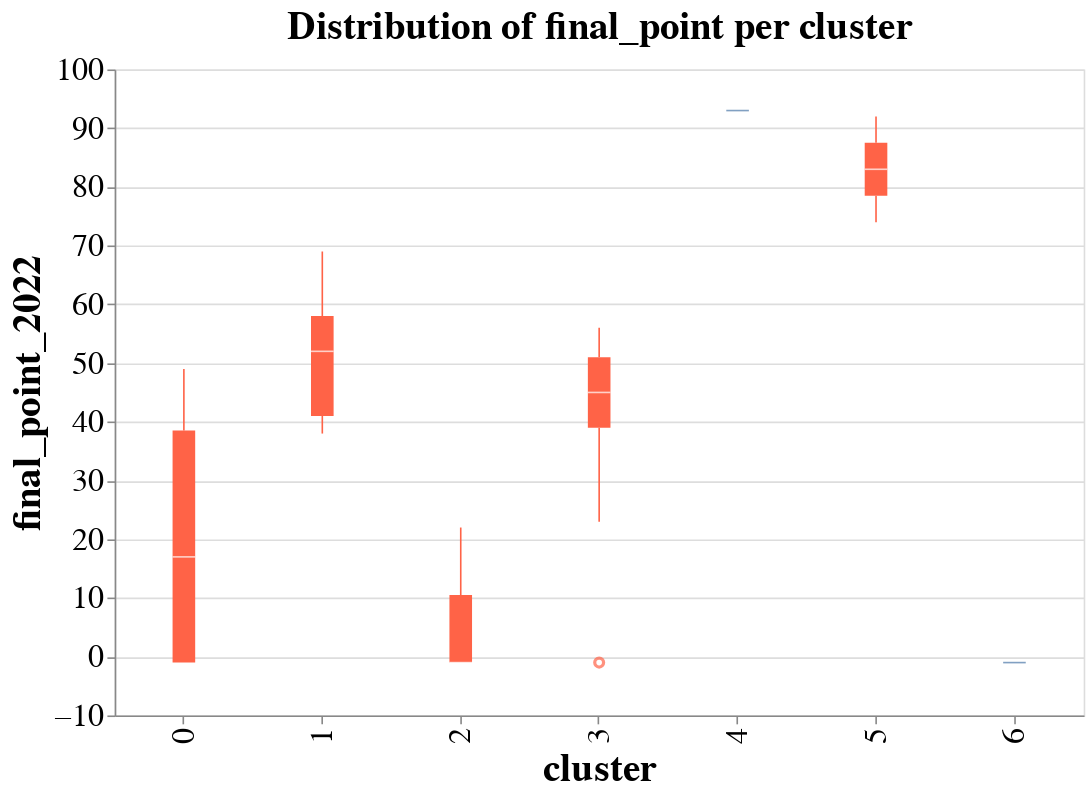

The cell this chart's notebook holds for it:
### Code cell
# to plot the final points distribution per cluster
alt.Chart(df_to_viz).mark_boxplot(color="tomato").encode(
    x=alt.X('cluster:N'),
    y=alt.Y('final_point_2022:Q', scale=alt.Scale(zero=False))
).properties(
    width=600,
    height=400,
    title="Distribution of final_point per cluster"
).configure_title(
        fontSize=24,
).configure_axis(
    labelFontSize=20,
    titleFontSize=24,
).configure_text(
    fontSize=20
)

### Figure 1 — Vega-Lite specification as saved in the notebook (floating-point values rounded to 4 significant figures)
{"config": {"view": {"continuousWidth": 300, "continuousHeight": 300}, "axis": {"labelFontSize": 20, "titleFontSize": 24}, "text": {"fontSize": 20}, "title": {"fontSize": 24}}, "data": {"name": "data-8d40f877109c90dff02027c3a618ff3c"}, "mark": {"type": "boxplot", "color": "tomato"}, "encoding": {"x": {"field": "cluster", "type": "nominal"}, "y": {"field": "final_point_2022", "scale": {"zero": false}, "type": "quantitative"}}, "height": 400, "title": "Distribution of final_point per cluster", "width": 600, "$schema": "https://vega.github.io/schema/vega-lite/v5.8.0.json", "datasets": {"data-8d40f877109c90dff02027c3a618ff3c": [{"Team": "Arsenal", "index": 0, "Poss": 56.7, "Gls": 62.75, "Ast": 46.5, "PrgC": 839.0, "PrgP": 1874.0, "Gls_Conceded": 46.0, "Ast_Conceded": 31.25, "PrgC_Conceded": 670.8, "PrgP_Conceded": 1253.0, "cluster": 1, "cluster 0": 0, "cluster 1": 1, "cluster 2": 0, "cluster 3": 0, "cluster 4": 0, "cluster 5": 0, "cluster 6": 0, "final_standing_2022": 5.0, "final_point_2022": 69.0, "champions": 0.0, "europa": 1.0, "europa_conference": 0.0, "relegation": 0.0, "tournament_type": "EUROPA League"}, {"Team": "Aston Villa", "index": 1, "Poss": 46.3, "Gls": 46.0, "Ast": 35.0, "PrgC": 634.0, "PrgP": 1334.0, "Gls_Conceded": 55.5, "Ast_Conceded": 37.0, "PrgC_Conceded": 782.0, "PrgP_Conceded": 1686.0, "cluster": 3, "cluster 0": 0, "cluster 1": 0, "cluster 2": 0, "cluster 3": 1, "cluster 4": 0, "cluster 5": 0, "cluster 6": 0, "final_standing_2022": 14.0, "final_point_2022": 45.0, "champions": 0.0, "europa": 0.0, "europa_conference": 0.0, "relegation": 0.0, "tournament_type": "N/A"}, {"Team": "Bournemouth", "index": 2, "Poss": 46.37, "Gls": 46.0, "Ast": 34.33, "PrgC": 680.3, "PrgP": 1406.0, "Gls_Conceded": 64.0, "Ast_Conceded": 45.67, "PrgC_Conceded": 728.0, "PrgP_Conceded": 1670.0, "cluster": 3, "cluster 0": 0, "cluster 1": 0, "cluster 2": 0, "cluster 3": 1, "cluster 4": 0, "cluster 5": 0, "cluster 6": 0, "final_standing_2022": -1.0, "final_point_2022": -1.0, "champions": -1.0, "europa": -1.0, "europa_conference": -1.0, "relegation": -1.0, "tournament_type": "Relegated before this season"}, {"Team": "Brighton", "index": 3, "Poss": 47.35, "Gls": 35.5, "Ast": 24.25, "PrgC": 588.0, "PrgP": 1393.0, "Gls_Conceded": 51.25, "Ast_Conceded": 36.75, "PrgC_Conceded": 758.5, "PrgP_Conceded": 1572.0, "cluster": 3, "cluster 0": 0, "cluster 1": 0, "cluster 2": 0, "cluster 3": 1, "cluster 4": 0, "cluster 5": 0, "cluster 6": 0, "final_standing_2022": 9.0, "final_point_2022": 51.0, "champions": 0.0, "europa": 0.0, "europa_conference": 0.0, "relegation": 0.0, "tournament_type": "N/A"}, {"Team": "Burnley", "index": 4, "Poss": 42.23, "Gls": 37.75, "Ast": 27.0, "PrgC": 419.5, "PrgP": 1009.0, "Gls_Conceded": 51.25, "Ast_Conceded": 39.25, "PrgC_Conceded": 881.0, "PrgP_Conceded": 1626.0, "cluster": 0, "cluster 0": 1, "cluster 1": 0, "cluster 2": 0, "cluster 3": 0, "cluster 4": 0, "cluster 5": 0, "cluster 6": 0, "final_standing_2022": 18.0, "final_point_2022": 35.0, "champions": 0.0, "europa": 0.0, "europa_conference": 0.0, "relegation": 1.0, "tournament_type": "Relegated next season"}, {"Team": "Cardiff City", "index": 5, "Poss": 35.4, "Gls": 33.0, "Ast": 20.0, "PrgC": 434.0, "PrgP": 918.0, "Gls_Conceded": 69.0, "Ast_Conceded": 53.0, "PrgC_Conceded": 872.0, "PrgP_Conceded": 1723.0, "cluster": 6, "cluster 0": 0, "cluster 1": 0, "cluster 2": 0, "cluster 3": 0, "cluster 4": 0, "cluster 5": 0, "cluster 6": 1, "final_standing_2022": -1.0, "final_point_2022": -1.0, "champions": -1.0, "europa": -1.0, "europa_conference": -1.0, "relegation": -1.0, "tournament_type": "Relegated before this season"}, {"Team": "Chelsea", "index": 6, "Poss": 59.95, "Gls": 61.5, "Ast": 44.5, "PrgC": 995.2, "PrgP": 1962.0, "Gls_Conceded": 40.25, "Ast_Conceded": 29.5, "PrgC_Conceded": 511.0, "PrgP_Conceded": 1185.0, "cluster": 5, "cluster 0": 0, "cluster 1": 0, "cluster 2": 0, "cluster 3": 0, "cluster 4": 0, "cluster 5": 1, "cluster 6": 0, "final_standing_2022": 3.0, "final_point_2022": 74.0, "champions": 1.0, "europa": 0.0, "europa_conference": 0.0, "relegation": 0.0, "tournament_type": "UEFA Champions"}, {"Team": "Crystal Palace", "index": 7, "Poss": 43.95, "Gls": 40.0, "Ast": 27.0, "PrgC": 655.0, "PrgP": 1280.0, "Gls_Conceded": 54.75, "Ast_Conceded": 39.5, "PrgC_Conceded": 751.5, "PrgP_Conceded": 1779.0, "cluster": 3, "cluster 0": 0, "cluster 1": 0, "cluster 2": 0, "cluster 3": 1, "cluster 4": 0, "cluster 5": 0, "cluster 6": 0, "final_standing_2022": 12.0, "final_point_2022": 48.0, "champions": 0.0, "europa": 0.0, "europa_conference": 0.0, "relegation": 0.0, "tournament_type": "N/A"}, {"Team": "Everton", "index": 8, "Poss": 48.1, "Gls": 45.5, "Ast": 31.0, "PrgC": 600.2, "PrgP": 1339.0, "Gls_Conceded": 50.5, "Ast_Conceded": 36.75, "PrgC_Conceded": 716.5, "PrgP_Conceded": 1509.0, "cluster": 3, "cluster 0": 0, "cluster 1": 0, "cluster 2": 0, "cluster 3": 1, "cluster 4": 0, "cluster 5": 0, "cluster 6": 0, "final_standing_2022": 16.0, "final_point_2022": 39.0, "champions": 0.0, "europa": 0.0, "europa_conference": 0.0, "relegation": 0.0, "tournament_type": "N/A"}, {"Team": "Fulham", "index": 9, "Poss": 49.25, "Gls": 29.5, "Ast": 21.0, "PrgC": 677.5, "PrgP": 1420.0, "Gls_Conceded": 65.5, "Ast_Conceded": 46.5, "PrgC_Conceded": 687.5, "PrgP_Conceded": 1522.0, "cluster": 2, "cluster 0": 0, "cluster 1": 0, "cluster 2": 1, "cluster 3": 0, "cluster 4": 0, "cluster 5": 0, "cluster 6": 0, "final_standing_2022": -1.0, "final_point_2022": -1.0, "champions": -1.0, "europa": -1.0, "europa_conference": -1.0, "relegation": -1.0, "tournament_type": "Relegated before this season"}, {"Team": "Huddersfield", "index": 10, "Poss": 46.45, "Gls": 23.0, "Ast": 16.0, "PrgC": 614.0, "PrgP": 1229.0, "Gls_Conceded": 66.0, "Ast_Conceded": 48.5, "PrgC_Conceded": 678.0, "PrgP_Conceded": 1630.0, "cluster": 2, "cluster 0": 0, "cluster 1": 0, "cluster 2": 1, "cluster 3": 0, "cluster 4": 0, "cluster 5": 0, "cluster 6": 0, "final_standing_2022": -1.0, "final_point_2022": -1.0, "champions": -1.0, "europa": -1.0, "europa_conference": -1.0, "relegation": -1.0, "tournament_type": "Relegated before this season"}, {"Team": "Leeds United", "index": 11, "Poss": 57.3, "Gls": 60.0, "Ast": 45.0, "PrgC": 811.0, "PrgP": 1633.0, "Gls_Conceded": 52.0, "Ast_Conceded": 36.0, "PrgC_Conceded": 720.0, "PrgP_Conceded": 1201.0, "cluster": 1, "cluster 0": 0, "cluster 1": 1, "cluster 2": 0, "cluster 3": 0, "cluster 4": 0, "cluster 5": 0, "cluster 6": 0, "final_standing_2022": 17.0, "final_point_2022": 38.0, "champions": 0.0, "europa": 0.0, "europa_conference": 0.0, "relegation": 0.0, "tournament_type": "N/A"}, {"Team": "Leicester City", "index": 12, "Poss": 52.58, "Gls": 57.5, "Ast": 41.25, "PrgC": 703.0, "PrgP": 1471.0, "Gls_Conceded": 48.25, "Ast_Conceded": 34.5, "PrgC_Conceded": 685.8, "PrgP_Conceded": 1398.0, "cluster": 1, "cluster 0": 0, "cluster 1": 1, "cluster 2": 0, "cluster 3": 0, "cluster 4": 0, "cluster 5": 0, "cluster 6": 0, "final_standing_2022": 8.0, "final_point_2022": 52.0, "champions": 0.0, "europa": 0.0, "europa_conference": 0.0, "relegation": 0.0, "tournament_type": "N/A"}, {"Team": "Liverpool", "index": 13, "Poss": 61.77, "Gls": 79.0, "Ast": 56.25, "PrgC": 923.0, "PrgP": 2060.0, "Gls_Conceded": 33.5, "Ast_Conceded": 22.75, "PrgC_Conceded": 521.2, "PrgP_Conceded": 1018.0, "cluster": 5, "cluster 0": 0, "cluster 1": 0, "cluster 2": 0, "cluster 3": 0, "cluster 4": 0, "cluster 5": 1, "cluster 6": 0, "final_standing_2022": 2.0, "final_point_2022": 92.0, "champions": 1.0, "europa": 0.0, "europa_conference": 0.0, "relegation": 0.0, "tournament_type": "UEFA Champions"}, {"Team": "Manchester City", "index": 14, "Poss": 67.15, "Gls": 94.0, "Ast": 70.0, "PrgC": 1232.0, "PrgP": 2378.0, "Gls_Conceded": 28.25, "Ast_Conceded": 18.25, "PrgC_Conceded": 431.5, "PrgP_Conceded": 791.5, "cluster": 4, "cluster 0": 0, "cluster 1": 0, "cluster 2": 0, "cluster 3": 0, "cluster 4": 1, "cluster 5": 0, "cluster 6": 0, "final_standing_2022": 1.0, "final_point_2022": 93.0, "champions": 1.0, "europa": 0.0, "europa_conference": 0.0, "relegation": 0.0, "tournament_type": "UEFA Champions"}, {"Team": "Manchester Utd", "index": 15, "Poss": 55.23, "Gls": 66.75, "Ast": 46.75, "PrgC": 881.0, "PrgP": 1713.0, "Gls_Conceded": 38.5, "Ast_Conceded": 26.75, "PrgC_Conceded": 687.0, "PrgP_Conceded": 1308.0, "cluster": 1, "cluster 0": 0, "cluster 1": 1, "cluster 2": 0, "cluster 3": 0, "cluster 4": 0, "cluster 5": 0, "cluster 6": 0, "final_standing_2022": 6.0, "final_point_2022": 58.0, "champions": 0.0, "europa": 1.0, "europa_conference": 0.0, "relegation": 0.0, "tournament_type": "EUROPA League"}, {"Team": "Newcastle Utd", "index": 16, "Poss": 39.98, "Gls": 40.25, "Ast": 29.25, "PrgC": 504.8, "PrgP": 969.2, "Gls_Conceded": 51.5, "Ast_Conceded": 35.75, "PrgC_Conceded": 788.8, "PrgP_Conceded": 1841.0, "cluster": 0, "cluster 0": 1, "cluster 1": 0, "cluster 2": 0, "cluster 3": 0, "cluster 4": 0, "cluster 5": 0, "cluster 6": 0, "final_standing_2022": 11.0, "final_point_2022": 49.0, "champions": 0.0, "europa": 0.0, "europa_conference": 0.0, "relegation": 0.0, "tournament_type": "N/A"}, {"Team": "Norwich City", "index": 17, "Poss": 49.3, "Gls": 25.0, "Ast": 18.0, "PrgC": 673.0, "PrgP": 1169.0, "Gls_Conceded": 72.0, "Ast_Conceded": 50.0, "PrgC_Conceded": 846.0, "PrgP_Conceded": 1793.0, "cluster": 2, "cluster 0": 0, "cluster 1": 0, "cluster 2": 1, "cluster 3": 0, "cluster 4": 0, "cluster 5": 0, "cluster 6": 0, "final_standing_2022": 20.0, "final_point_2022": 22.0, "champions": 0.0, "europa": 0.0, "europa_conference": 0.0, "relegation": 1.0, "tournament_type": "Relegated next season"}, {"Team": "Sheffield Utd", "index": 18, "Poss": 42.4, "Gls": 27.5, "Ast": 19.0, "PrgC": 492.0, "PrgP": 1274.0, "Gls_Conceded": 49.5, "Ast_Conceded": 36.5, "PrgC_Conceded": 834.0, "PrgP_Conceded": 1513.0, "cluster": 0, "cluster 0": 1, "cluster 1": 0, "cluster 2": 0, "cluster 3": 0, "cluster 4": 0, "cluster 5": 0, "cluster 6": 0, "final_standing_2022": -1.0, "final_point_2022": -1.0, "champions": -1.0, "europa": -1.0, "europa_conference": -1.0, "relegation": -1.0, "tournament_type": "Relegated before this season"}, {"Team": "Southampton", "index": 19, "Poss": 48.9, "Gls": 44.5, "Ast": 28.75, "PrgC": 637.8, "PrgP": 1368.0, "Gls_Conceded": 61.0, "Ast_Conceded": 44.25, "PrgC_Conceded": 642.8, "PrgP_Conceded": 1469.0, "cluster": 3, "cluster 0": 0, "cluster 1": 0, "cluster 2": 0, "cluster 3": 1, "cluster 4": 0, "cluster 5": 0, "cluster 6": 0, "final_standing_2022": 15.0, "final_point_2022": 40.0, "champions": 0.0, "europa": 0.0, "europa_conference": 0.0, "relegation": 0.0, "tournament_type": "N/A"}, {"Team": "Stoke City", "index": 20, "Poss": 41.4, "Gls": 34.0, "Ast": 28.0, "PrgC": 477.0, "PrgP": 1150.0, "Gls_Conceded": 66.0, "Ast_Conceded": 49.0, "PrgC_Conceded": 889.0, "PrgP_Conceded": 1749.0, "cluster": 6, "cluster 0": 0, "cluster 1": 0, "cluster 2": 0, "cluster 3": 0, "cluster 4": 0, "cluster 5": 0, "cluster 6": 1, "final_standing_2022": -1.0, "final_point_2022": -1.0, "champions": -1.0, "europa": -1.0, "europa_conference": -1.0, "relegation": -1.0, "tournament_type": "Relegated before this season"}, {"Team": "Swansea City", "index": 21, "Poss": 45.3, "Gls": 27.0, "Ast": 20.0, "PrgC": 596.0, "PrgP": 1194.0, "Gls_Conceded": 54.0, "Ast_Conceded": 37.0, "PrgC_Conceded": 765.0, "PrgP_Conceded": 1838.0, "cluster": 0, "cluster 0": 1, "cluster 1": 0, "cluster 2": 0, "cluster 3": 0, "cluster 4": 0, "cluster 5": 0, "cluster 6": 0, "final_standing_2022": -1.0, "final_point_2022": -1.0, "champions": -1.0, "europa": -1.0, "europa_conference": -1.0, "relegation": -1.0, "tournament_type": "Relegated before this season"}, {"Team": "Tottenham", "index": 22, "Poss": 56.1, "Gls": 64.5, "Ast": 46.75, "PrgC": 775.8, "PrgP": 1683.0, "Gls_Conceded": 39.5, "Ast_Conceded": 25.25, "PrgC_Conceded": 633.5, "PrgP_Conceded": 1324.0, "cluster": 1, "cluster 0": 0, "cluster 1": 1, "cluster 2": 0, "cluster 3": 0, "cluster 4": 0, "cluster 5": 0, "cluster 6": 0, "final_standing_2022": 4.0, "final_point_2022": 41.0, "champions": 1.0, "europa": 0.0, "europa_conference": 0.0, "relegation": 0.0, "tournament_type": "UEFA Champions"}, {"Team": "Watford", "index": 23, "Poss": 46.43, "Gls": 42.67, "Ast": 29.0, "PrgC": 604.3, "PrgP": 1306.0, "Gls_Conceded": 60.0, "Ast_Conceded": 39.33, "PrgC_Conceded": 763.7, "PrgP_Conceded": 1550.0, "cluster": 3, "cluster 0": 0, "cluster 1": 0, "cluster 2": 0, "cluster 3": 1, "cluster 4": 0, "cluster 5": 0, "cluster 6": 0, "final_standing_2022": 19.0, "final_point_2022": 23.0, "champions": 0.0, "europa": 0.0, "europa_conference": 0.0, "relegation": 1.0, "tournament_type": "Relegated next season"}, {"Team": "West Brom", "index": 24, "Poss": 39.3, "Gls": 32.0, "Ast": 22.0, "PrgC": 474.0, "PrgP": 1066.0, "Gls_Conceded": 63.5, "Ast_Conceded": 48.0, "PrgC_Conceded": 917.0, "PrgP_Conceded": 1863.0, "cluster": 6, "cluster 0": 0, "cluster 1": 0, "cluster 2": 0, "cluster 3": 0, "cluster 4": 0, "cluster 5": 0, "cluster 6": 1, "final_standing_2022": -1.0, "final_point_2022": -1.0, "champions": -1.0, "europa": -1.0, "europa_conference": -1.0, "relegation": -1.0, "tournament_type": "Relegated before this season"}, {"Team": "West Ham", "index": 25, "Poss": 45.28, "Gls": 52.0, "Ast": 36.0, "PrgC": 644.5, "PrgP": 1329.0, "Gls_Conceded": 55.75, "Ast_Conceded": 42.75, "PrgC_Conceded": 847.8, "PrgP_Conceded": 1724.0, "cluster": 3, "cluster 0": 0, "cluster 1": 0, "cluster 2": 0, "cluster 3": 1, "cluster 4": 0, "cluster 5": 0, "cluster 6": 0, "final_standing_2022": 7.0, "final_point_2022": 56.0, "champions": 0.0, "europa": 0.0, "europa_conference": 1.0, "relegation": 0.0, "tournament_type": "EUROPA Conference"}, {"Team": "Wolves", "index": 26, "Poss": 48.13, "Gls": 43.0, "Ast": 30.0, "PrgC": 800.3, "PrgP": 1324.0, "Gls_Conceded": 43.33, "Ast_Conceded": 31.33, "PrgC_Conceded": 716.7, "PrgP_Conceded": 1519.0, "cluster": 3, "cluster 0": 0, "cluster 1": 0, "cluster 2": 0, "cluster 3": 1, "cluster 4": 0, "cluster 5": 0, "cluster 6": 0, "final_standing_2022": 10.0, "final_point_2022": 51.0, "champions": 0.0, "europa": 0.0, "europa_conference": 0.0, "relegation": 0.0, "tournament_type": "N/A"}]}}
